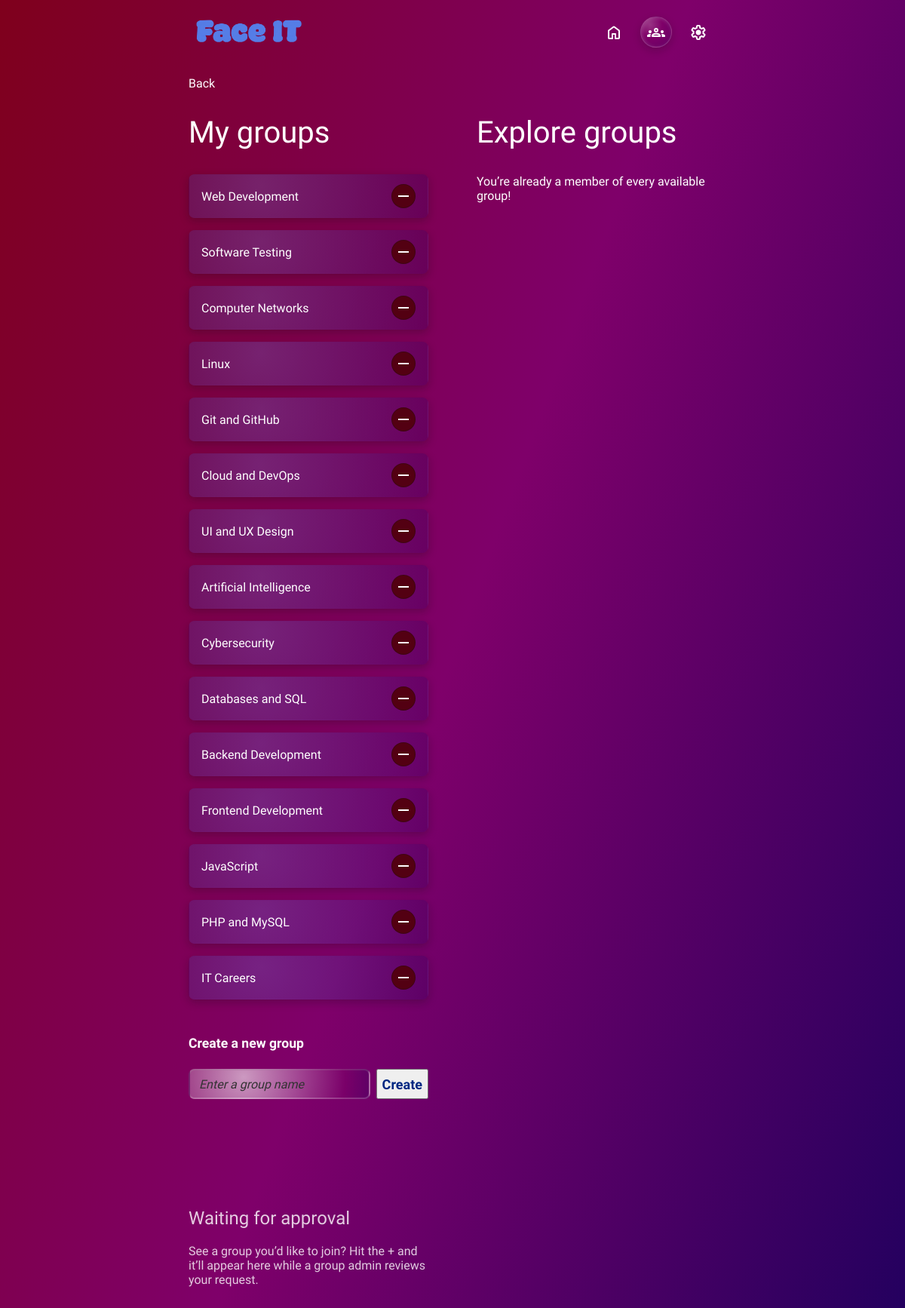
The app's page /groups/index.php (signed in) with its own data.
### tables this page shows
CREATE TABLE `group_members` (
  `group_id` int(10) unsigned NOT NULL,
  `user_id` int(10) unsigned NOT NULL,
  `group_role` enum('member','admin') NOT NULL DEFAULT 'member',
  `joined_at` timestamp NOT NULL DEFAULT current_timestamp(),
  PRIMARY KEY (`group_id`,`user_id`),
  KEY `fk_members_user` (`user_id`),
  CONSTRAINT `fk_members_group` FOREIGN KEY (`group_id`) REFERENCES `groups` (`group_id`) ON DELETE CASCADE,
  CONSTRAINT `fk_members_user` FOREIGN KEY (`user_id`) REFERENCES `users` (`user_id`) ON DELETE CASCADE
);

CREATE TABLE `groups` (
  `group_id` int(10) unsigned NOT NULL AUTO_INCREMENT,
  `group_name` varchar(150) NOT NULL,
  `created_by` int(10) unsigned DEFAULT NULL,
  `created_at` timestamp NOT NULL DEFAULT current_timestamp(),
  PRIMARY KEY (`group_id`),
  KEY `fk_groups_creator` (`created_by`),
  CONSTRAINT `fk_groups_creator` FOREIGN KEY (`created_by`) REFERENCES `users` (`user_id`) ON DELETE SET NULL
);

### html/groups/index.php (the view, shortened to what this page needs)
<?php
$pdo = connectDatabase();
$userId = (int) $_SESSION['user_id'];
$statement = $pdo->prepare(
    'SELECT
        groups.group_id,
        groups.group_name,
        group_members.group_role AS member_role,
        group_members.joined_at
    FROM groups
    INNER JOIN group_members
        ON group_members.group_id = groups.group_id
    WHERE group_members.user_id = :user_id
    ORDER BY group_members.joined_at DESC'
);
$statement->execute([
    'user_id' => $userId
]);
$myGroups = $statement->fetchAll();
$statement = $pdo->prepare(
    'SELECT
        groups.group_id,
        groups.group_name,
        group_applications.application_id,
        group_applications.created_at
    FROM groups
    INNER JOIN group_applications
        ON group_applications.group_id = groups.group_id
    WHERE group_applications.user_id = :user_id
      AND group_applications.application_status = :status
    ORDER BY group_applications.created_at DESC'
);
$statement->execute([
    'user_id' => $userId,
    'status' => 'pending'
]);
$pendingGroups = $statement->fetchAll();
$statement = $pdo->prepare(
    'SELECT
        groups.group_id,
        groups.group_name
    FROM groups
    WHERE NOT EXISTS (
        SELECT 1
        FROM group_members
        WHERE group_members.group_id = groups.group_id
          AND group_members.user_id = :member_user_id
    )
    AND NOT EXISTS (
        SELECT 1
        FROM group_applications
        WHERE group_applications.group_id = groups.group_id
          AND group_applications.user_id = :application_user_id
          AND group_applications.application_status = :status
    )
    ORDER BY groups.group_name'
);
$statement->execute([
    'member_user_id' => $userId,
    'application_user_id' => $userId,
    'status' => 'pending'
]);
$availableGroups = $statement->fetchAll();
?>
<!DOCTYPE html>
<html lang="en">
<head>
 <link rel="stylesheet" href="/style.css?v=4">
</head>
<body>
<?php require dirname(__DIR__) . '/includes/navigation.php'; ?>
<main class="groups-page">
    <a class="backLink" href="/" onclick="history.back(); return false;">Back</a>
<div class="groups-columns">
        <div class="left-column">
            <section class="my-groups">
                <h1>My groups</h1>
                <?php if (empty($myGroups)): ?>
                    <p>You are not a member of any groups yet.</p>
                <?php else: ?>
                    <div class="groups-list">
                        <?php foreach ($myGroups as $group): ?>
                            <div class="group-list-item<?= $group['member_role'] === 'admin' ? ' admin-group' : '' ?>">
                                    <a class="group-link" href="/groups/view/?id=<?= (int) $group['group_id'] ?>">
                                        <span><?= htmlspecialchars($group['group_name'], ENT_QUOTES, 'UTF-8') ?></span>
                                    </a>
                                        <?php if ($group['member_role'] === 'member'): ?>
                                            <form action="/groups/actions/" method="post">
                                                <button class="group-button" type="submit" aria-label="Leave <?= htmlspecialchars($group['group_name'], ENT_QUOTES, 'UTF-8') ?>" title="Leave group"><img src="/assets/icons/remove.svg" alt="Leave group"></button>
                                            </form>
                                        <?php endif; ?>
                            </div>
                        <?php endforeach; ?>
                    </div>
                <?php endif; ?>
                    <form id="create-group" class="create-group-form form-field" action="/groups/create/" method="post">
                        <label for="group-name">Create a new group</label>
                        <input id="group-name" name="group_name" type="text" maxlength="150" placeholder="Enter a group name" required>
                        <button class="secondary-btn" type="submit">Create</button>
                    </form>
            </section>
            <section class="pending-groups">
                <h2>Waiting for approval</h2>
                  <?php if (empty($pendingGroups)): ?>
                        <p>See a group you’d like to join? Hit the + and it’ll appear here while a group admin reviews your request.</p>
                    <?php endif; ?>
            </section>
        </div>
        <section class="available-groups">
            <h1>Explore groups</h1>
               <?php if (empty($availableGroups)): ?>
                    <p>You’re already a member of every available group!</p>
                <?php endif; ?>
        </section>
  </div>
 </main>
</body>
</html>

### records on screen
group_members: group.group_name "Web Development"
group_members: group.group_name "Software Testing"
group_members: group.group_name "Computer Networks"
group_members: group.group_name "Linux"
group_members: group.group_name "Git and GitHub"
group_members: group.group_name "Cloud and DevOps"
group_members: group.group_name "UI and UX Design"
group_members: group.group_name "Artificial Intelligence"
group_members: group.group_name "Cybersecurity"
group_members: group.group_name "Databases and SQL"
group_members: group.group_name "Backend Development"
group_members: group.group_name "Frontend Development"
group_members: group.group_name "JavaScript"
group_members: group.group_name "PHP and MySQL"
group_members: group.group_name "IT Careers"
